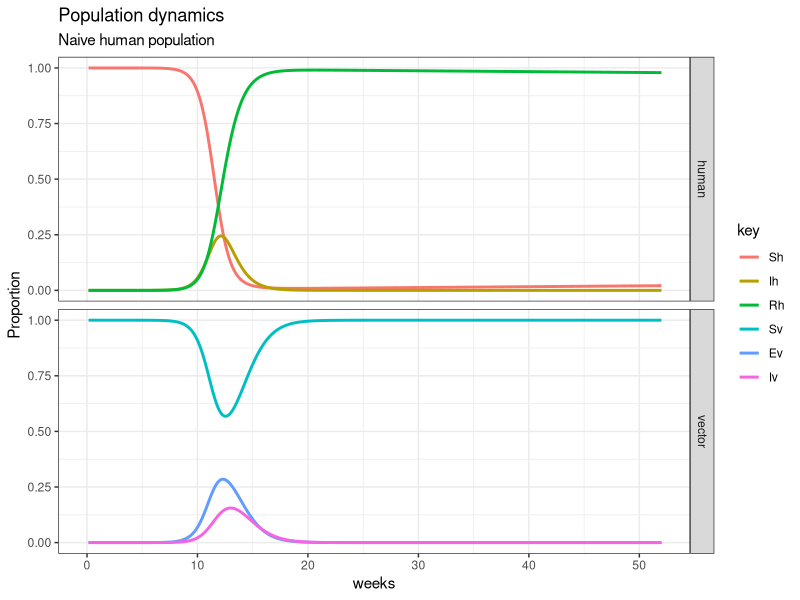
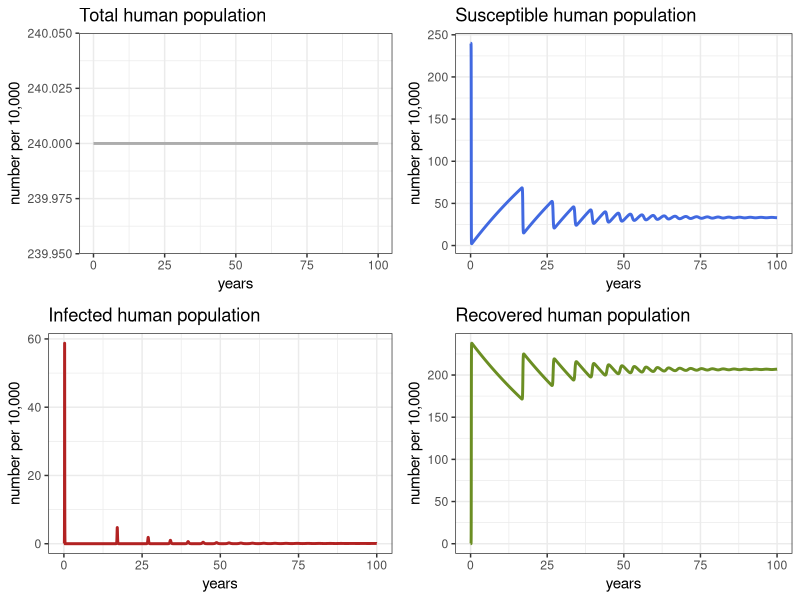
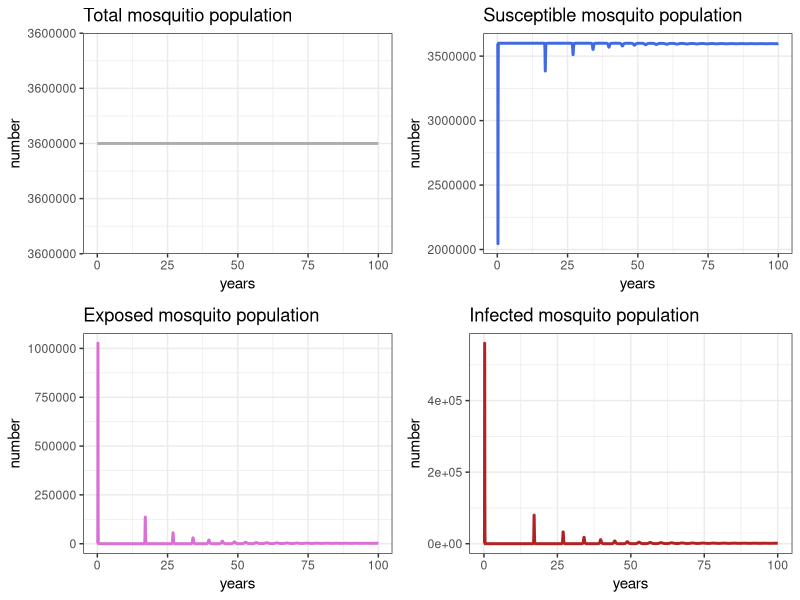
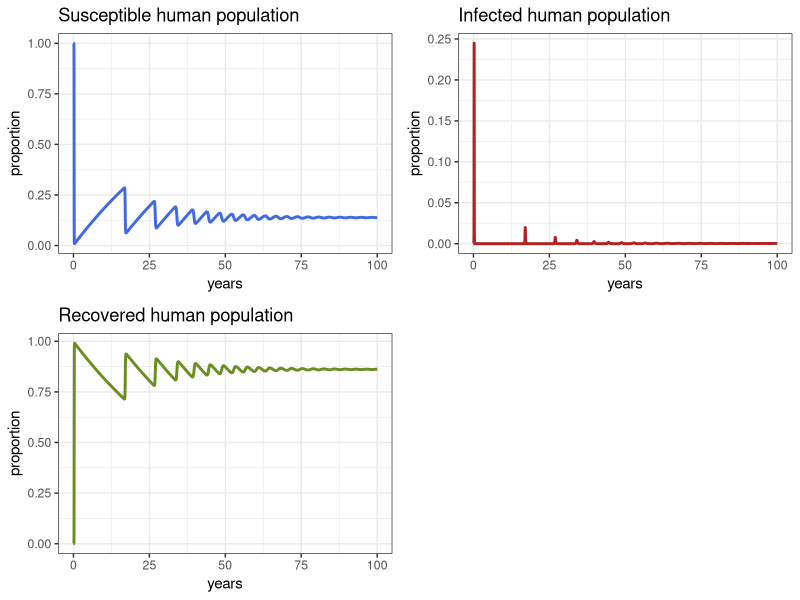
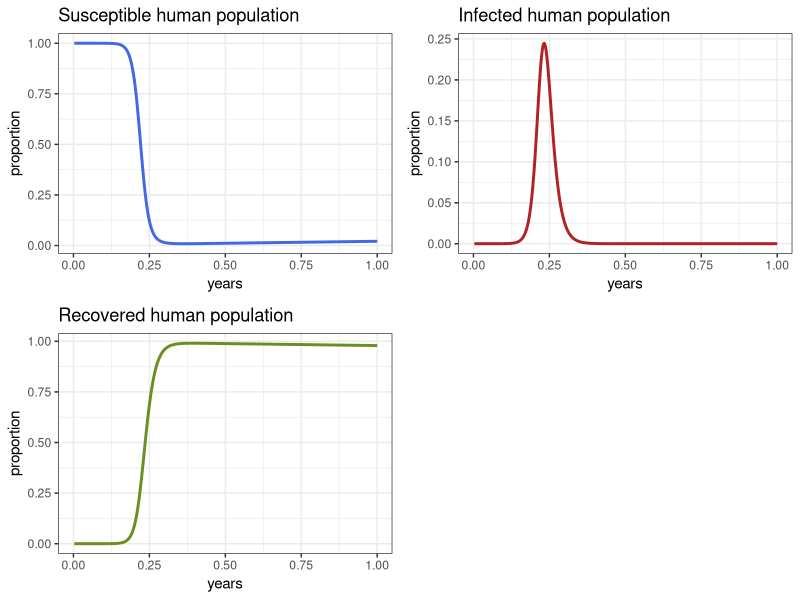
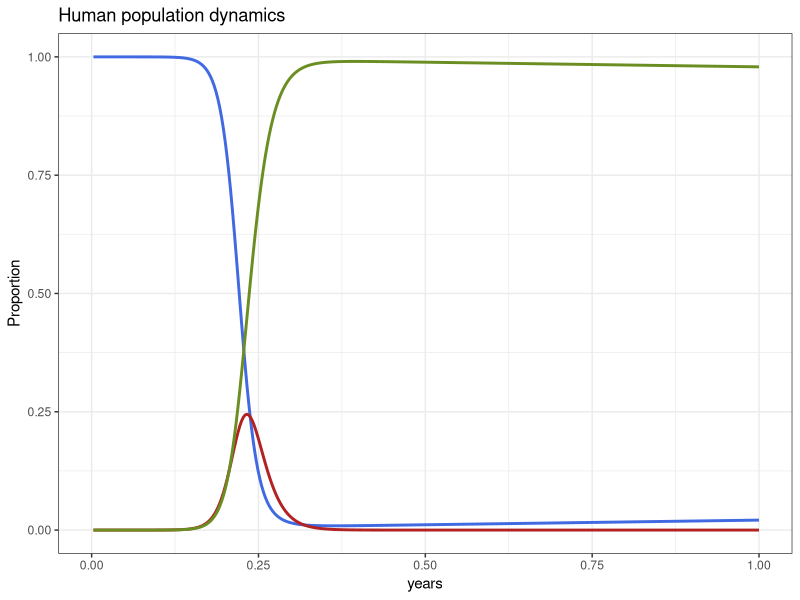
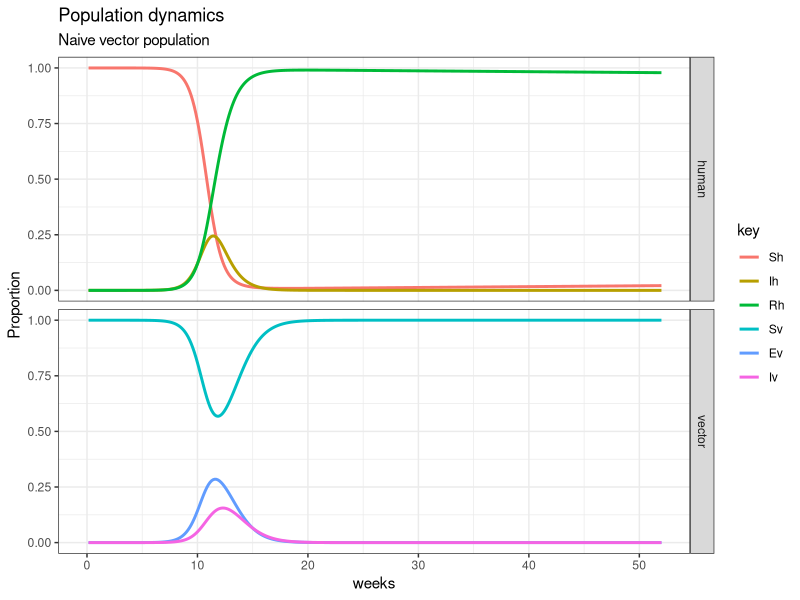
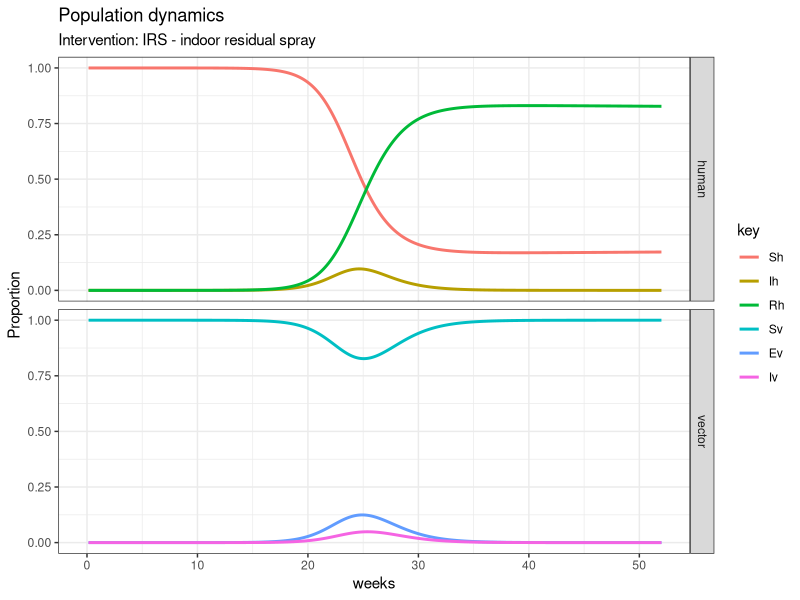

Write R code to recreate these figures, in order.

# topic -------------------------------------------------------------------

#vector-borne disease
#https://www.reconlearn.org/post/practical-vbd.html

#todo
#- shiny app of the change in the intervention parameter

# librerias ---------------------------------------------------------------

library(tidyverse)
library(deSolve)
library(ggplot2)
library(gridExtra)


# set parameters ----------------------------------------------------------

muv      <- 0.2           # mortality of mosquitos ***(adult not larval)
musp     <- 0.1         # spray effectiveness
Lv       <- 1/muv         # life span of mosquitos (in days)
Lh       <- 50*365        # life span of humans (in days) ***convinience
Iph      <- 6             # Infectious period in humans (in days)
IP       <- 7             # Infectious period in vectors (in days)                      ******entomologia ******REVISAR!!!!
EIP      <- 8.4           # Extrinsic incubation period in adult mosquitos              ******entomologia
muh      <- 1/Lh          # mortality of humans
gamma    <- 1/6           # recovery rate in humans ***(1/infectious period in humans)
delta    <- 1/EIP         # extrinsic incubation rate
b        <- 0.5           # Biting Rate ***(there is other b at the end)
betah    <- 0.7           # Probability of transmission from vector to host
betav    <- 0.7           # Probability of transmission from host to vector ***
d <- 0.3                # bednet efficiency
Nh       <- 2400000       # Number of humans (Population of Cali 2.4 million)
m        <- 1.5           # Vector to human ratio
Nv       <- Nh*m          # Number of vectors
R0       <- 2.69          # Reproductive number ***(of vectors)
b        <- sqrt((R0 ^2 * muv*(muv+delta) * (muh+gamma)) / 
                   (m * betah * betav * delta)) # biting rate ***(using the R0)

TIME     <- 100           # Number of years to run the simulation for 

# set function ------------------------------------------------------------

#arguments
#t=time
#x=variables
#p=local environment of parameters
arbovmodel <- function(t, x, params) {
  
  Sh <- x[1]    # Susceptible humans
  Ih <- x[2]    # Infected humans
  Rh <- x[3]    # Recovered humans
  Sv <- x[4]    # Susceptible vectors
  Ev <- x[5]    # Susceptible vectors
  Iv <- x[6]    # Infected vectors
  
  with(as.list(params), # local environment to evaluate derivatives
       {
         # Humans
         dSh   <-  muh*Nh - (betah * b/Nh) * Sh * Iv - muh * Sh   
         dIh   <-  (betah * b/Nh) * Sh * Iv  - (gamma + muh) * Ih
         dRh   <-  gamma * Ih  - muh * Rh
         
         # Vectors
         dSv  <-  muv * Nv - (betav * b/Nh) * Ih * Sv - muv * Sv 
         dEv  <-  (betav * b/Nh) * Ih * Sv - (muv + delta)* Ev
         dIv  <-  delta * Ev - muv * Iv
         
         dx   <- c(dSh, dIh, dRh, dSv, dEv, dIv)
         list(dx)
       }
  )
}


# (1) solve system ------------------------------------------------------------

# Time 
times  <- seq(1, 365 * TIME , by = 1)

# Specifying parameters
params <- c(
  muv      = muv,     
  muh      = muh,     
  gamma    = gamma,   
  delta    = delta,   
  b        = b,       
  betah    = betah,   
  betav    = betav,   
  Nh       = Nh,      
  Nv       = Nv
  
)

# Initial conditions of the system
xstart <- c(Sh = Nh,       # suceptible population: assuming that this is a naive population!!
            Ih = 0,        # infected: based on the same assumption
            Rh = 0,        # recovered: the same 
            Sv = Nv-1,     # suceptible mosquitos 
            Ev = 1,        # only one exposed to start outbrake
            Iv = 0)        # no infectious yet
#by reducing Suceptible population, you simulate vaccination

# Solving the equations
out <- as.data.frame(ode(y      = xstart,     # initial conditions  
                         times  = times,      # time units vector
                         fun    = arbovmodel, # derivative function  
                         parms  = params      # set of parameters   
                         )
                     )


# the results -------------------------------------------------------------

# Creating time options to display
out$years <- out$time/365
out$weeks <- out$time/7

# tidy dynamics plot ---------------------------------------------------------------

out_tidy <- 
  out %>% 
  as_tibble() %>% 
  gather(key,value,Sh:Iv) %>% #count(key)
  mutate(key=fct_relevel(key,"Sh","Ih","Rh","Sv","Ev")) %>% 
  mutate(specie= if_else(key %in% c("Sh","Ih","Rh"),"human","vector")) %>% 
  group_by(specie,time) %>% 
  mutate(prop=value/sum(value)) %>% 
  ungroup()

out_tidy %>% 
  filter(key %in% c("Ih","Ev","Iv")) %>% 
  group_by(key) %>% 
  mutate(max=max(prop)) %>% 
  filter(max==prop) %>% 
  #summarise(max=max(prop)) %>% 
  ungroup()

out_tidy %>% #count(specie)
  ggplot(aes(y=prop,x=weeks,color=key)) +
  geom_line(size = 1) +
  xlim(0,52) +
  theme_bw() +
  facet_grid(specie~.) +
  ggtitle('Population dynamics',
          subtitle = "Naive human population") +
  theme_bw() + ylab('Proportion')
ggsave("figure/0301-zika-popdyn-naivehost.png",width = 8,height = 5)


# eval - behavior human ----------------------------------------------------------

# Check the general behavior of the model for the whole 100 years

p1h <- ggplot(data = out, 
              aes(y = (Rh + Ih + Sh)/10000, 
                  x = years)) +
  geom_line(color = 'grey68', size = 1) +
  ggtitle('Total human population') +
  theme_bw() + ylab('number per 10,000')

p2h <- ggplot(data = out, 
              aes(y = Sh/10000, 
                  x = years)) +
  geom_line(color = 'royalblue', size = 1) +
  ggtitle('Susceptible human population') +
  theme_bw() + ylab('number per 10,000')

p3h <- ggplot(data = out, 
              aes(y = Ih/10000, 
                  x = years)) +
  geom_line(color = 'firebrick', size = 1) +
  ggtitle('Infected human population') +
  theme_bw() + ylab('number per 10,000')

p4h <- ggplot(data = out, 
              aes(y = Rh/10000,
                  x = years)) +
  geom_line(color = 'olivedrab', size = 1) +
  ggtitle('Recovered human population') +
  theme_bw() + ylab('number per 10,000')


grid.arrange(p1h, p2h, p3h, p4h, ncol = 2)

# eval - behaviour mosquito ------------------------------------------------------

# Check the general behavior of the model 

p1v <- ggplot(data = out, aes(y = (Sv + Ev + Iv), x = years)) +
  geom_line(color = 'grey68', size = 1) +
  ggtitle('Total mosquitio population') +
  theme_bw() + ylab('number')

p2v <- ggplot(data = out, aes(y = Sv, x = years)) +
  geom_line(color = 'royalblue', size = 1) +
  ggtitle('Susceptible mosquito population') +
  theme_bw() + ylab('number')

p3v <- ggplot(data = out, aes(y = Ev, x = years)) +
  geom_line(color = 'orchid', size = 1) +
  ggtitle('Exposed mosquito population') +
  theme_bw() + ylab('number')

p4v <- ggplot(data = out, aes(y = Iv, x = years)) +
  geom_line(color = 'firebrick', size = 1) +
  ggtitle('Infected mosquito population') +
  theme_bw() + ylab('number')

grid.arrange(p1v, p2v, p3v, p4v, ncol = 2)


# eval - look at the proportions -------------------------------------------------

p1 <- ggplot(data = out, aes(y = Sh/(Sh+Ih+Rh), x = years)) +
  geom_line(color = 'royalblue', size = 1) +
  ggtitle('Susceptible human population') +
  theme_bw() + ylab('proportion')

p2 <- ggplot(data = out, aes(y = Ih/(Sh+Ih+Rh), x = years)) +
  geom_line(color = 'firebrick', size = 1) +
  ggtitle('Infected human population') +
  theme_bw() + ylab('proportion')

p3 <- ggplot(data = out, aes(y = Rh/(Sh+Ih+Rh), x = years)) +
  geom_line(color = 'olivedrab', size = 1) +
  ggtitle('Recovered human population') +
  theme_bw() + ylab('proportion')

grid.arrange(p1, p2, p3, ncol = 2)
grid.arrange(p1+xlim(0,1), 
             p2+xlim(0,1), 
             p3+xlim(0,1), ncol = 2)

out %>% 
  as_tibble() %>% 
  ggplot(aes(x=years)) +
  geom_line(aes(y=Sh/(Sh+Ih+Rh)),color = 'royalblue', size = 1) +
  geom_line(aes(y=Ih/(Sh+Ih+Rh)),color = 'firebrick', size = 1) +
  geom_line(aes(y=Rh/(Sh+Ih+Rh)),color = 'olivedrab', size = 1) +
  xlim(0,1) +
  theme_bw() +
  ggtitle('Human population dynamics') +
  theme_bw() + ylab('Proportion')


# (2) solve system ----------------------------------------------------

# Initial conditions of the system
xstart <- c(Sh = Nh-1,       # suceptible population: assuming that this is a naive population!!
            Ih = 1,        # infected: based on the same assumption
            Rh = 0,        # recovered: the same 
            Sv = Nv,     # suceptible mosquitos 
            Ev = 0,        # only one exposed to start outbrake
            Iv = 0)        # no infectious yet
#by reducing Suceptible population, you simulate vaccination

# Solving the equations
out <- as.data.frame(ode(y      = xstart,     # initial conditions  
                         times  = times,      # time units vector
                         fun    = arbovmodel, # derivative function  
                         parms  = params      # set of parameters   
)
)


# the results -------------------------------------------------------------

# Creating time options to display
out$years <- out$time/365
out$weeks <- out$time/7

# tidy dynamics plot ---------------------------------------------------------------

out_tidy <- 
  out %>% 
  as_tibble() %>% 
  gather(key,value,Sh:Iv) %>% #count(key)
  mutate(key=fct_relevel(key,"Sh","Ih","Rh","Sv","Ev")) %>% 
  mutate(specie= if_else(key %in% c("Sh","Ih","Rh"),"human","vector")) %>% 
  group_by(specie,time) %>% 
  mutate(prop=value/sum(value)) %>% 
  ungroup()

out_tidy %>% 
  filter(key %in% c("Ih","Ev","Iv")) %>% 
  group_by(key) %>% 
  mutate(max=max(prop)) %>% 
  filter(max==prop) %>% 
  #summarise(max=max(prop)) %>% 
  ungroup()

out_tidy %>% #count(specie)
  ggplot(aes(y=prop,x=weeks,color=key)) +
  geom_line(size = 1) +
  xlim(0,52) +
  theme_bw() +
  facet_grid(specie~.) +
  ggtitle('Population dynamics',
          subtitle = "Naive vector population") +
  theme_bw() + ylab('Proportion')
ggsave("figure/0301-zika-popdyn-naivevector.png",width = 8,height = 5)



# INTERVENTIONS -----------------------------------------------------------

#mosquito spray
#incrementar tasa mortalidad
#agregar un valor a la tasa de mortalidad
#musp <- 

#vaccination
#una solución es agregar una casilla más de vacunados
#y plantear un nuevo sistema de ecuaciones


# IRS ---------------------------------------------------------------------
# indoor residual spray

intervmod1 <- function(t, x, params) {
  
  Sh <- x[1]    # Susceptible humans
  Ih <- x[2]    # Infected humans
  Rh <- x[3]    # Recovered humans
  Sv <- x[4]    # Susceptible vectors
  Ev <- x[5]    # Susceptible vectors
  Iv <- x[6]    # Infected vectors
  
  with(as.list(params), # local environment to evaluate derivatives
       {
         # Humans
         dSh   <-  muh*Nh - (betah * b/Nh) * Sh * Iv - muh * Sh   
         dIh   <-  (betah * b/Nh) * Sh * Iv  - (gamma + muh) * Ih
         dRh   <-  gamma * Ih  - muh * Rh
         
         # Vectors
         dSv  <-  muv * Nv - (betav * b/Nh) * Ih * Sv - (muv+musp) * Sv 
         dEv  <-  (betav * b/Nh) * Ih * Sv - ((muv+musp) + delta)* Ev
         dIv  <-  delta * Ev - (muv+musp) * Iv
         
         dx   <- c(dSh, dIh, dRh, dSv, dEv, dIv)
         list(dx)
       }
  )
}

# (3) solve system ------------------------------------------------------------

# Time 
times  <- seq(1, 365 * TIME , by = 1)

# Specifying parameters
params <- c(
  muv      = muv,
  musp     = musp,
  muh      = muh,     
  gamma    = gamma,   
  delta    = delta,   
  b        = b,       
  betah    = betah,   
  betav    = betav,   
  Nh       = Nh,      
  Nv       = Nv
  
)

# Initial conditions of the system
#naive population
xstart <- c(Sh = Nh,       # suceptible population: assuming that this is a naive population!!
            Ih = 0,        # infected: based on the same assumption
            Rh = 0,        # recovered: the same 
            Sv = Nv-1,     # suceptible mosquitos 
            Ev = 1,        # only one exposed to start outbrake
            Iv = 0)        # no infectious yet
#by reducing Suceptible population, you simulate vaccination

# Solving the equations
out <- as.data.frame(ode(y      = xstart,     # initial conditions  
                         times  = times,      # time units vector
                         fun    = intervmod1, # derivative function  
                         parms  = params      # set of parameters   
)
)


# the results -------------------------------------------------------------

# Creating time options to display
out$years <- out$time/365
out$weeks <- out$time/7

# tidy dynamics plot ---------------------------------------------------------------

out_tidy <- 
  out %>% 
  as_tibble() %>% 
  gather(key,value,Sh:Iv) %>% #count(key)
  mutate(key=fct_relevel(key,"Sh","Ih","Rh","Sv","Ev")) %>% 
  mutate(specie= if_else(key %in% c("Sh","Ih","Rh"),"human","vector")) %>% 
  group_by(specie,time) %>% 
  mutate(prop=value/sum(value)) %>% 
  ungroup()

out_tidy %>% 
  filter(key %in% c("Ih","Ev","Iv")) %>% 
  group_by(key) %>% 
  mutate(max=max(prop)) %>% 
  filter(max==prop) %>% 
  #summarise(max=max(prop)) %>% 
  ungroup()

out_tidy %>% #count(specie)
  ggplot(aes(y=prop,x=weeks,color=key)) +
  geom_line(size = 1) +
  xlim(0,52) +
  theme_bw() +
  facet_grid(specie~.) +
  ggtitle('Population dynamics',
          subtitle = "Intervention: IRS - indoor residual spray") +
  theme_bw() + ylab('Proportion')
ggsave("figure/0302-zika-interv-irspray.png",width = 8,height = 5)


# bednet use ------------------------------------------------------------------


# vaccination -------------------------------------------------------------

# LSM ---------------------------------------------------------------------
# larval source management
